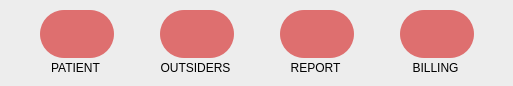
     <widget class="QGroupBox" name="groupBox_4">
      <property name="geometry">
       <rect>
        <x>260</x>
        <y>10</y>
        <width>513</width>
        <height>86</height>
       </rect>
      </property>
      <property name="styleSheet">
       <string notr="true">background-color: #EDEDED;
border-radius: 30px;</string>
      </property>
      <property name="title">
       <string/>
      </property>
      <widget class="QPushButton" name="pushButton_patient">
       <property name="geometry">
        <rect>
         <x>40</x>
         <y>10</y>
         <width>74</width>
         <height>48</height>
        </rect>
       </property>
       <property name="font">
        <font>
         <pointsize>13</pointsize>
        </font>
       </property>
       <property name="styleSheet">
        <string notr="true">QPushButton#pushButton_patient{
background-color: #DE6F6F;
border-radius: 24px;
}

QPushButton#pushButton_patient:hover {
background-color: #000000;

}</string>
       </property>
       <property name="text">
        <string/>
       </property>
       <property name="icon">
        <iconset>
         <normaloff>:/img/ICON_PATIENT.svg</normaloff>:/img/ICON_PATIENT.svg</iconset>
       </property>
       <property name="iconSize">
        <size>
         <width>30</width>
         <height>30</height>
        </size>
       </property>
      </widget>
      <widget class="QPushButton" name="pushButton_outsiders">
       <property name="geometry">
        <rect>
         <x>160</x>
         <y>10</y>
         <width>74</width>
         <height>48</height>
        </rect>
       </property>
       <property name="font">
        <font>
         <pointsize>13</pointsize>
        </font>
       </property>
       <property name="styleSheet">
        <string notr="true">QPushButton#pushButton_outsiders{
background-color: #DE6F6F;
border-radius: 24px;
}

QPushButton#pushButton_outsiders:hover {
background-color: #000000;

}</string>
       </property>
       <property name="text">
        <string/>
       </property>
       <property name="icon">
        <iconset>
         <normaloff>:/img/ICON_SPECIALIST.png</normaloff>:/img/ICON_SPECIALIST.png</iconset>
       </property>
       <property name="iconSize">
        <size>
         <width>30</width>
         <height>30</height>
        </size>
       </property>
      </widget>
      <widget class="QPushButton" name="pushButton_report">
       <property name="geometry">
        <rect>
         <x>280</x>
         <y>10</y>
         <width>74</width>
         <height>48</height>
        </rect>
       </property>
       <property name="font">
        <font>
         <pointsize>13</pointsize>
        </font>
       </property>
       <property name="styleSheet">
        <string notr="true">QPushButton#pushButton_report{
background-color: #DE6F6F;
border-radius: 24px;
}

QPushButton#pushButton_report:hover {
background-color: #000000;

}</string>
       </property>
       <property name="text">
        <string/>
       </property>
       <property name="icon">
        <iconset>
         <normaloff>:/img/ICON_REPORT.png</normaloff>:/img/ICON_REPORT.png</iconset>
       </property>
       <property name="iconSize">
        <size>
         <width>30</width>
         <height>30</height>
        </size>
       </property>
      </widget>
      <widget class="QPushButton" name="pushButton_billing">
       <property name="geometry">
        <rect>
         <x>400</x>
         <y>10</y>
         <width>74</width>
         <height>48</height>
        </rect>
       </property>
       <property name="font">
        <font>
         <pointsize>13</pointsize>
        </font>
       </property>
       <property name="styleSheet">
        <string notr="true">QPushButton#pushButton_billing{
background-color: #DE6F6F;
border-radius: 24px;
}

QPushButton#pushButton_billing:hover {
background-color: #000000;

}</string>
       </property>
       <property name="text">
        <string/>
       </property>
       <property name="icon">
        <iconset>
         <normaloff>:/img/ICON_BILLING.png</normaloff>:/img/ICON_BILLING.png</iconset>
       </property>
       <property name="iconSize">
        <size>
         <width>30</width>
         <height>30</height>
        </size>
       </property>
      </widget>
      <widget class="QLabel" name="label_61">
       <property name="geometry">
        <rect>
         <x>40</x>
         <y>60</y>
         <width>71</width>
         <height>16</height>
        </rect>
       </property>
       <property name="font">
        <font/>
       </property>
       <property name="styleSheet">
        <string notr="true">color: #000;</string>
       </property>
       <property name="frameShape">
        <enum>QFrame::Box</enum>
       </property>
       <property name="text">
        <string>PATIENT</string>
       </property>
       <property name="alignment">
        <set>Qt::AlignCenter</set>
       </property>
      </widget>
      <widget class="QLabel" name="label_62">
       <property name="geometry">
        <rect>
         <x>160</x>
         <y>60</y>
         <width>71</width>
         <height>16</height>
        </rect>
       </property>
       <property name="font">
        <font/>
       </property>
       <property name="styleSheet">
        <string notr="true">color: #000;</string>
       </property>
       <property name="frameShape">
        <enum>QFrame::Box</enum>
       </property>
       <property name="text">
        <string>OUTSIDERS</string>
       </property>
       <property name="alignment">
        <set>Qt::AlignCenter</set>
       </property>
      </widget>
      <widget class="QLabel" name="label_63">
       <property name="geometry">
        <rect>
         <x>280</x>
         <y>60</y>
         <width>71</width>
         <height>16</height>
        </rect>
       </property>
       <property name="font">
        <font/>
       </property>
       <property name="styleSheet">
        <string notr="true">color: #000;</string>
       </property>
       <property name="frameShape">
        <enum>QFrame::Box</enum>
       </property>
       <property name="text">
        <string>REPORT</string>
       </property>
       <property name="alignment">
        <set>Qt::AlignCenter</set>
       </property>
      </widget>
      <widget class="QLabel" name="label_64">
       <property name="geometry">
        <rect>
         <x>400</x>
         <y>60</y>
         <width>71</width>
         <height>16</height>
        </rect>
       </property>
       <property name="font">
        <font/>
       </property>
       <property name="styleSheet">
        <string notr="true">color: #000;</string>
       </property>
       <property name="frameShape">
        <enum>QFrame::Box</enum>
       </property>
       <property name="text">
        <string>BILLING</string>
       </property>
       <property name="alignment">
        <set>Qt::AlignCenter</set>
       </property>
      </widget>
     </widget>
